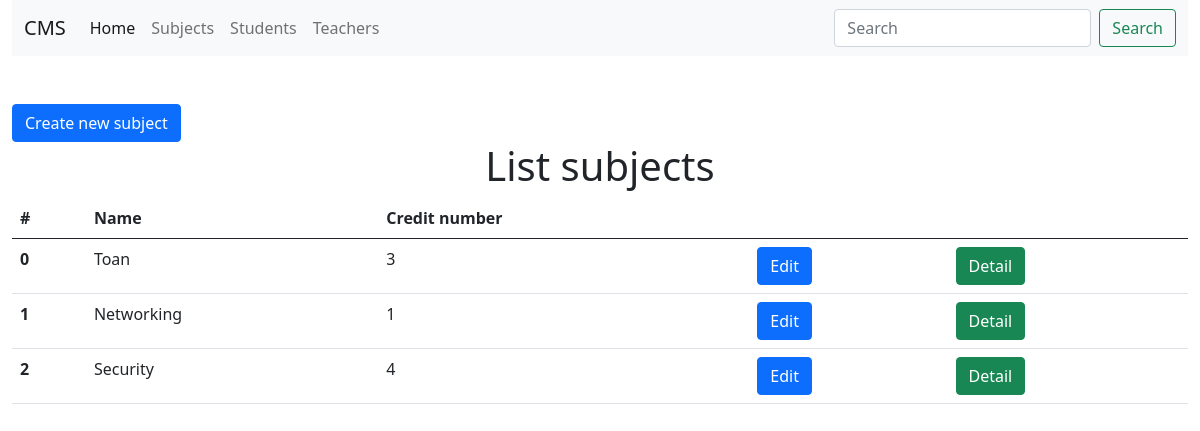
/?action=subjects, run on an earlier commit of the app's database.
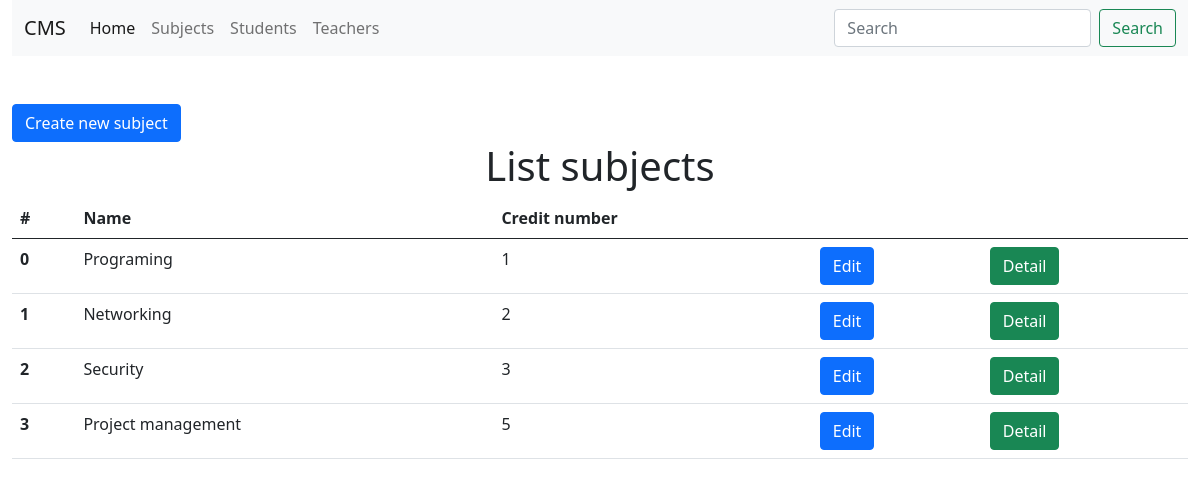
And on a later commit of the database.
### tables this page shows
CREATE TABLE IF NOT EXISTS subjects
(
    id            INT AUTO_INCREMENT,
    name          VARCHAR(50) NOT NULL,
    credit_number VARCHAR(25) NOT NULL,
    PRIMARY KEY (id)
);

### controllers/SubjectController.php (called while the page is built, shortened)
<?php
require_once 'models/Subject.php';
class SubjectController extends Subject
{
    public function index()
    {
        $subjects = parent::index();
        include_once 'views/subjects/index.php';
    }
}

### connection.php (called while the page is built, shortened)
<?php
class DatabaseConnect
{
    private string $dsn = 'mysql:host=localhost';
    private string $username = 'root';
    private string $password = '';
    private array $option = [PDO::ATTR_ERRMODE => PDO:: ERRMODE_EXCEPTION];
    public function __construct()
    {
        try {
            $this->db = new PDO($this->dsn, $this->username, $this->password, $this->option);
        } catch (PDOException $e) {
            echo $e->getMessage();
            die();
        }
    }
}

### models/Subject.php (called while the page is built, shortened)
<?php
require_once 'connection.php';
class Subject extends DatabaseConnect
{
    public function index()
    {
        try {
            $query = 'SELECT * FROM subjects';
            $stmt = $this->db->prepare($query);
            $stmt->execute();
            $subjects = $stmt->fetchAll(PDO::FETCH_ASSOC);
            return $subjects;
        } catch (PDOException $exception) {
            die($exception->getMessage());
        }
    }
}

### views/subjects/index.php (the view, shortened to what this page needs)
<?php require_once 'views/layouts/header.php'; ?>
<div class="container-fluid">
    <button type="button" class="btn btn-primary mt-5" data-bs-toggle="modal" data-bs-target="#exampleModal">
        Create new subject
    </button>
    <h1 class="text-blue text-center">List subjects</h1>
    <table class="table">
        <thead>
        <tr>
            <th scope="col">#</th>
            <th scope="col">Name</th>
            <th scope="col">Credit number</th>
            <th scope="col" colspan="2"></th>
        </tr>
        </thead>
        <tbody>
        <?php if (!empty($subjects)) { ?>
            <?php foreach ($subjects as $key => $subject) { ?>
                <tr>
                    <th scope="row"><?php echo $key ?></th>
                    <td><?php echo $subject['name'] ?></td>
                    <td><?php echo $subject['credit_number'] ?></td>
                    <td><a class="btn btn-primary"
                           href=".?action=edit_subject&id=<?php echo $subject['id']; ?>">Edit</a></td>
                    <td><a class="btn btn-success" href=".?action=detail_subject&id=<?php echo $subject['id']; ?>">Detail</a>
                    </td>
                </tr>
            <?php } ?>
        <?php } ?>
        </tbody>
    </table>
</div>
<?php require_once 'views/layouts/footer.php'; ?>

### index.php (shortened to what this page needs)
<?php
require_once 'controllers/SubjectController.php';
$subjectController = new SubjectController();
$action = filter_input(INPUT_POST, 'action');
if ($action == null) {
    $action = filter_input(INPUT_GET, 'action');
}
switch ($action) {
    case 'subjects':
        $subjectController->index();
        break;
}

### views/layouts/header.php (shortened to what this page needs)
<!doctype html>
<html lang="en">
<head>
    <link href="https://cdn.jsdelivr.net/npm/bootstrap@5.0.2/dist/css/bootstrap.min.css" rel="stylesheet"
>
</head>
<body>
<header>
    <div class="container-fluid">
        <nav class="navbar navbar-expand-lg navbar-light bg-light">
            <div class="container-fluid">
                <a class="navbar-brand" href="#">CMS</a>
                <div class="collapse navbar-collapse" id="navbarTogglerDemo03">
                    <ul class="navbar-nav me-auto mb-2 mb-lg-0">
                        <li class="nav-item">
                            <a class="nav-link active" aria-current="page" href="#">Home</a>
                        </li>
                        <li class="nav-item">
                            <a class="nav-link" href="./?action=subjects">Subjects</a>
                        </li>
                        <li class="nav-item">
                            <a class="nav-link" href="#">Students</a>
                        </li>
                        <li class="nav-item">
                            <a class="nav-link" href="#">Teachers</a>
                        </li>
                    </ul>
                    <form class="d-flex">
                        <input class="form-control me-2" type="search" placeholder="Search" aria-label="Search">
                        <button class="btn btn-outline-success" type="submit">Search</button>
                    </form>
                </div>
            </div>
        </nav>
    </div>
</header>
<main>

### views/layouts/footer.php (shortened to what this page needs)
</main>
</body>
</html>

What changed in the data, as far as the page shows it:
changed subjects: name "Toan" → "Programing"; credit_number "3" → "1"
changed subjects "Networking": credit_number "1" → "2"
changed subjects "Security": credit_number "4" → "3"
added subjects: key "3", name "Project management", credit_number "5"
